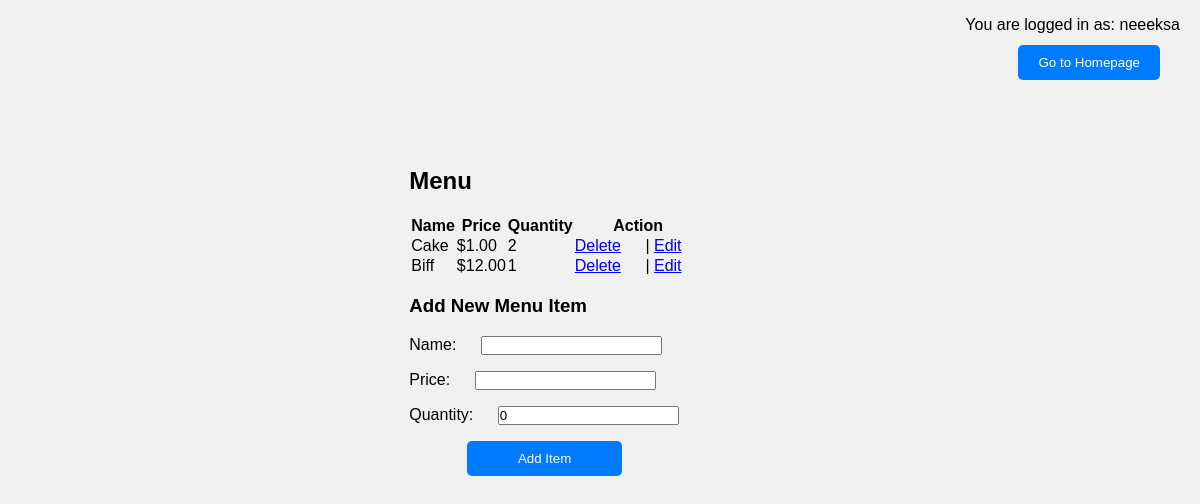
The page /menu/ (signed in) on the database as committed earlier.
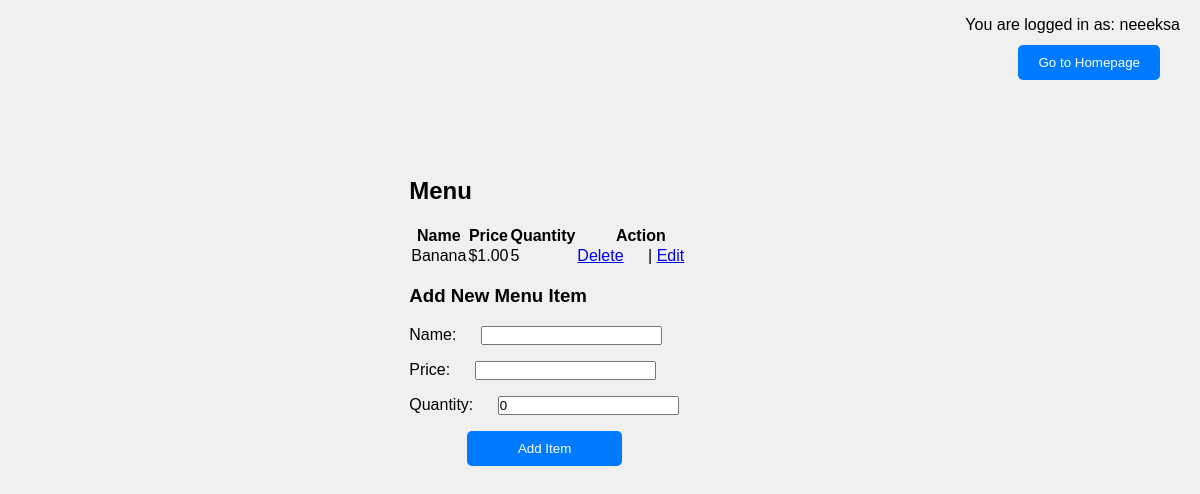
The same page on the database as committed later.
### main/models.py (models this page shows, shortened)
class User(AbstractUser):
    pass

class MenuItem(models.Model):
    name = models.CharField(max_length=100)
    price = models.DecimalField(max_digits=10, decimal_places=2)
    quantity = models.IntegerField(default=0)  # Добавляем новое поле quantity
    ingredients = models.ManyToManyField(Ingredient, through='RecipeRequirement')

### main/views.py (the view)
# urls.py: path('menu/', views.menu, name='menu'),
def menu(request):
    if request.method == 'POST':
        form = MenuItemForm(request.POST)
        if form.is_valid():
            form.save()
            return redirect('menu')
    else:
        form = MenuItemForm()
    menu_items = MenuItem.objects.all()
    ingredients = Ingredient.objects.all()  # Получаем все ингредиенты
    context = {
        'menu_items': menu_items,
        'form': form,
        'ingredients': ingredients,  # Передаем список ингредиентов в контекст
    }
    return render(request, 'main/menu.html', context)

### main/forms.py
class MenuItemForm(forms.ModelForm):
    class Meta:
        model = MenuItem
        fields = ['name', 'price', 'quantity']  # Добавляем поле quantity

### main/templates/main/menu.html (shortened to what this page needs)
{% extends 'main/base.html' %}
{% block content %}
{% if request.user.is_authenticated %}
    <p class="logged-in-user">You are logged in as: {{ request.user.username }}</p>
    <h2>Menu</h2>
    <table>
        <thead>
            <tr>
                <th>Name</th>
                <th>Price</th>
                <th>Quantity</th>
                <th>Action</th>
            </tr>
        </thead>
        <tbody>
            {% for item in menu_items %}
            <tr>
                <td>{{ item.name }}</td>
                <td>${{ item.price }}</td>
                <td>{{ item.quantity }}</td>
                <td>
                    <a href="{% url 'confirm_delete_menu_item' item.id %}">Delete</a> |
                    <a href="{% url 'edit_menu_item' item.id %}">Edit</a>
                </td>
            </tr>
            {% endfor %}
        </tbody>
    </table>
    <h3>Add New Menu Item</h3>
    <form method="post">
        {{ form.as_p }}
        <button type="submit">Add Item </button>
    </form>
    <br>
    <button class="go_to_homepage" onclick="location.href='{% url 'index' %}'">Go to Homepage</button>
{% else %}
    <p>You are not logged in.</p>
    <a href="{% url 'login' %}">Login</a> | <a href="{% url 'signup' %}">Sign Up</a>
{% endif %}
{% endblock %}

### main/templates/main/base.html (shortened to what this page needs)
{% load static %}
<!DOCTYPE html>
<html lang="en">
<head>
    <link rel="stylesheet" href="{% static 'main/css/styles.css' %}">
</head>
<body>
    <main>
        {% block content %}
        {% endblock %}
    </main>
</body>
</html>

### main/static/main/css/styles.css (style rules this page uses)
* { font-family: Arial, sans-serif; margin-right: 20px; padding: 0; }
body { display: flex; justify-content: center; align-items: center; min-height: 80vh; background-color: #f0f0f0; }
button[type="submit"] { width: 50%; padding: 10px; background-color: #007bff; border: none; color: #fff; border-radius: 5px; cursor: pointer; margin-bottom: 15px; margin-left: 58px; display: block; }
.logged-in-user { position: absolute; top: 0; right: 0; }
.go_to_homepage { display: inline-block; padding: 10px 20px; background-color: #007bff; color: #fff; text-decoration: none; border: none; border-radius: 5px; cursor: pointer; position: absolute; top: 45px; right: 20px; width: auto; }

Rows that differ between the two databases and show on the page:
removed MenuItem: name "Cake", price "1.00", quantity "2"
removed MenuItem: name "Biff", price "12.00", quantity "1"
added MenuItem: name "Banana", price "1.00", quantity "5"
